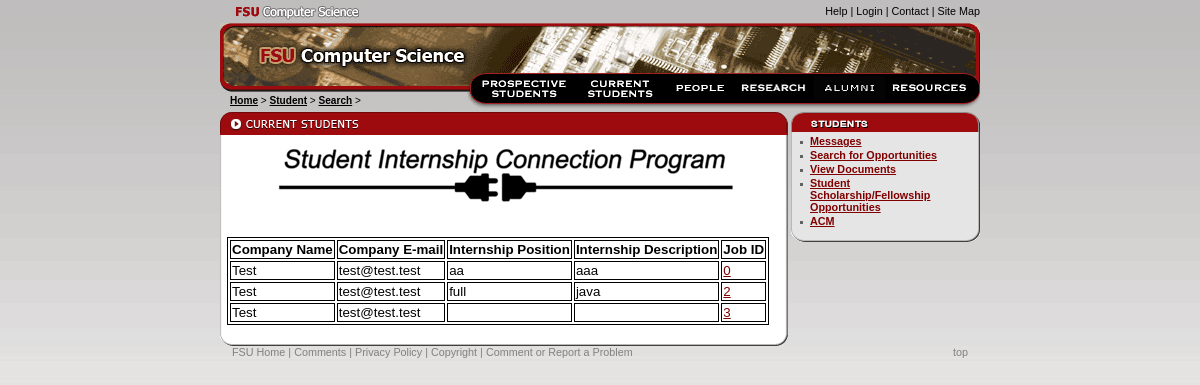
Page /Student/Search on the earlier database version.
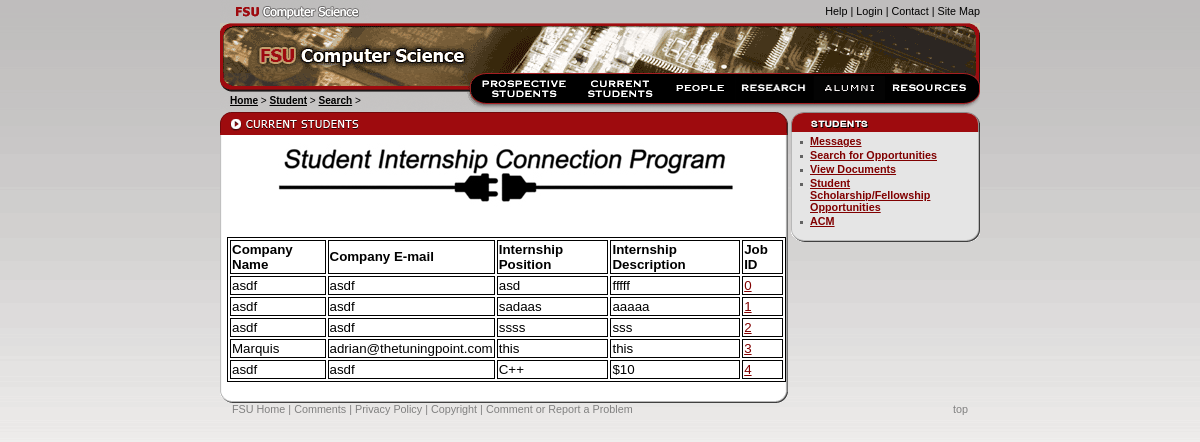
Same page on the later database version.
### tables this page shows
CREATE TABLE `Job` (
	`jobid`	INTEGER NOT NULL PRIMARY KEY AUTOINCREMENT,
	`job_type`	TEXT NOT NULL,
	`job_description`	TEXT NOT NULL,
	`cid`	INTEGER,
	FOREIGN KEY(`cid`) REFERENCES Companies
);

CREATE TABLE Companies (name text, password text, cid int primary key, active integer, email text);

### web_page.py (the view)
@app.route('/Student/Search', methods=['GET', 'POST'])
def studentSearch():
	table = []
	if request.method == 'POST':
		return render_template('studentsearch.html')
	else:
		table = adb.view_jobs()
		print table
		return render_template('studentsearch.html', table=table)

### database/__init__.py (called while the page is built)
def view_jobs():
	conn = sqlite3.connect(DBNAME)
	c = conn.cursor()
	c.execute('SELECT name, email, job_type, job_description, jobid FROM Companies, Job WHERE Companies.cid = Job.cid')
	rows = c.fetchall()
	print rows
	conn.commit()
	conn.close()
	return rows

### web_page.py (called while the page is built)
@app.teardown_appcontext
def close_connection(exception):
    db = getattr(g, '_database', None)
    if db is not None:
        db.close()

### templates/studentsearch.html (shortened to what the changed rows need)
<!DOCTYPE html
PUBLIC "-//W3C//DTD XHTML 1.0 Transitional//EN"
"http://www.w3.org/TR/xhtml1/DTD/xhtml1-transitional.dtd">
<html xmlns="http://www.w3.org/1999/xhtml">
<head>
</head>
<body onload="preloadImages();">
<div id="main">
<h1><img src="/static/images/cs.gif" width="760" height="50" alt="FSU Computer Science" /></h1>
<div id="body">
 	<div id="body-main" style="padding-right: 4px;">
			<table>
					  <tr>
						<th>Company Name</th>
						<th>Company E-mail</th>
						<th>Internship Position</th>
						<th>Internship Description</th>
            <th>Job ID</th>
					  </tr>
                    {% for row in table %}
                      <tr>
						<td>{{row[0]}}</td>
						<td>{{row[1]}}</td>
						<td>{{row[2]}}</td>
						<td>{{row[3]}}</td>
            <td><a href="/Student/Search/{{row[4]}}">{{row[4]}}</a></td>
                      </tr>
                    {% endfor %}
                </table>
        </div>
  </div>
</div>
</body>
</html>

Differences in the rows shown:
changed Job id 0: name "Test" → "asdf"; email "test@test.test" → "asdf"; job_type "aa" → "asd"; job_description "aaa" → "fffff"
added Job: name "asdf", email "asdf", job_type "sadaas", job_description "aaaaa", jobid "1"
changed Job id 2: name "Test" → "asdf"; email "test@test.test" → "asdf"; job_type "full" → "ssss"; job_description "java" → "sss"
changed Job id 3: name "Test" → "Marquis"; email "test@test.test" → "adrian@thetuningpoint.com"; job_type (not shown) → "this"; job_description (not shown) → "this"
added Job: name "asdf", email "asdf", job_type "C++", job_description "$10", jobid "4"
